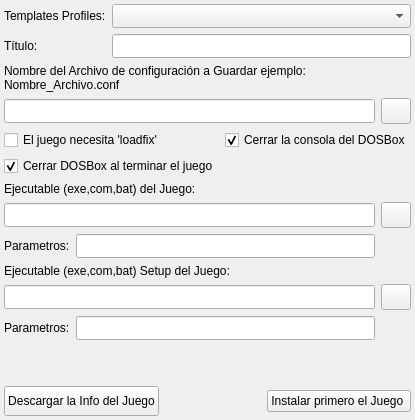
     <widget class="QWidget" name="page_1">
      <layout class="QVBoxLayout" name="verticalLayout">
       <property name="margin">
        <number>4</number>
       </property>
       <item>
        <layout class="QGridLayout" name="gridLayout">
         <item row="0" column="0">
          <widget class="QLabel" name="lb_Dbx_0">
           <property name="text">
            <string>Templates Profiles:</string>
           </property>
          </widget>
         </item>
         <item row="0" column="1">
          <widget class="QComboBox" name="cbxDbx_Profiles">
           <property name="minimumSize">
            <size>
             <width>0</width>
             <height>24</height>
            </size>
           </property>
          </widget>
         </item>
         <item row="1" column="0">
          <widget class="QLabel" name="lb_Dbx_1">
           <property name="text">
            <string>Título:</string>
           </property>
          </widget>
         </item>
         <item row="1" column="1">
          <widget class="QLineEdit" name="txtDatos_Titulo">
           <property name="minimumSize">
            <size>
             <width>0</width>
             <height>24</height>
            </size>
           </property>
          </widget>
         </item>
        </layout>
       </item>
       <item>
        <layout class="QGridLayout" name="gridLayout_2">
         <item row="0" column="0" colspan="2">
          <widget class="QLabel" name="lb_Dbx_2">
           <property name="text">
            <string>Nombre del Archivo de configuración a Guardar ejemplo: Nombre_Archivo.conf</string>
           </property>
           <property name="wordWrap">
            <bool>true</bool>
           </property>
          </widget>
         </item>
         <item row="1" column="0">
          <widget class="QLineEdit" name="txtDbx_path_conf">
           <property name="minimumSize">
            <size>
             <width>0</width>
             <height>24</height>
            </size>
           </property>
          </widget>
         </item>
         <item row="1" column="1">
          <widget class="QPushButton" name="btnDbx_FileConfg">
           <property name="minimumSize">
            <size>
             <width>30</width>
             <height>26</height>
            </size>
           </property>
           <property name="maximumSize">
            <size>
             <width>30</width>
             <height>26</height>
            </size>
           </property>
           <property name="text">
            <string/>
           </property>
           <property name="icon">
            <iconset resource="../res/grlida.qrc">
             <normaloff>:/img16/carpeta_1.png</normaloff>:/img16/carpeta_1.png</iconset>
           </property>
          </widget>
         </item>
        </layout>
       </item>
       <item>
        <layout class="QGridLayout" name="gridLayout_5">
         <item row="0" column="0">
          <widget class="QCheckBox" name="chkDbx_loadfix">
           <property name="text">
            <string>El juego necesita 'loadfix' </string>
           </property>
          </widget>
         </item>
         <item row="0" column="1">
          <widget class="QCheckBox" name="chkDbx_consola_dbox">
           <property name="text">
            <string>Cerrar la consola del DOSBox</string>
           </property>
           <property name="checked">
            <bool>true</bool>
           </property>
          </widget>
         </item>
         <item row="1" column="0">
          <widget class="QCheckBox" name="chkDbx_cerrar_dbox">
           <property name="text">
            <string>Cerrar DOSBox al terminar el juego</string>
           </property>
           <property name="checked">
            <bool>true</bool>
           </property>
          </widget>
         </item>
        </layout>
       </item>
       <item>
        <layout class="QGridLayout" name="gridLayout_4">
         <item row="0" column="0" colspan="2">
          <widget class="QLabel" name="lb_Dbx_3">
           <property name="text">
            <string>Ejecutable (exe,com,bat) del Juego:</string>
           </property>
           <property name="wordWrap">
            <bool>true</bool>
           </property>
          </widget>
         </item>
         <item row="1" column="0" colspan="2">
          <widget class="QLineEdit" name="txtDbx_path_exe">
           <property name="minimumSize">
            <size>
             <width>0</width>
             <height>24</height>
            </size>
           </property>
          </widget>
         </item>
         <item row="1" column="2">
          <widget class="QPushButton" name="btnDbx_ExeJuego">
           <property name="minimumSize">
            <size>
             <width>30</width>
             <height>26</height>
            </size>
           </property>
           <property name="maximumSize">
            <size>
             <width>30</width>
             <height>26</height>
            </size>
           </property>
           <property name="text">
            <string/>
           </property>
           <property name="icon">
            <iconset resource="../res/grlida.qrc">
             <normaloff>:/img16/carpeta_1.png</normaloff>:/img16/carpeta_1.png</iconset>
           </property>
          </widget>
         </item>
         <item row="2" column="0">
          <widget class="QLabel" name="lb_Dbx_4">
           <property name="text">
            <string>Parametros:</string>
           </property>
          </widget>
         </item>
         <item row="2" column="1">
          <widget class="QLineEdit" name="txtDbx_parametros_exe">
           <property name="minimumSize">
            <size>
             <width>0</width>
             <height>24</height>
            </size>
           </property>
          </widget>
         </item>
        </layout>
       </item>
       <item>
        <layout class="QGridLayout" name="gridLayout_3">
         <item row="1" column="0" colspan="2">
          <widget class="QLineEdit" name="txtDbx_path_setup">
           <property name="minimumSize">
            <size>
             <width>0</width>
             <height>24</height>
            </size>
           </property>
          </widget>
         </item>
         <item row="1" column="2">
          <widget class="QPushButton" name="btnDbx_ExeSetup">
           <property name="minimumSize">
            <size>
             <width>30</width>
             <height>26</height>
            </size>
           </property>
           <property name="maximumSize">
            <size>
             <width>30</width>
             <height>26</height>
            </size>
           </property>
           <property name="text">
            <string/>
           </property>
           <property name="icon">
            <iconset resource="../res/grlida.qrc">
             <normaloff>:/img16/carpeta_1.png</normaloff>:/img16/carpeta_1.png</iconset>
           </property>
          </widget>
         </item>
         <item row="2" column="0">
          <widget class="QLabel" name="lb_Dbx_6">
           <property name="text">
            <string>Parametros:</string>
           </property>
          </widget>
         </item>
         <item row="2" column="1">
          <widget class="QLineEdit" name="txtDbx_parametros_setup">
           <property name="minimumSize">
            <size>
             <width>0</width>
             <height>24</height>
            </size>
           </property>
          </widget>
         </item>
         <item row="0" column="0" colspan="2">
          <widget class="QLabel" name="lb_Dbx_5">
           <property name="text">
            <string>Ejecutable (exe,com,bat) Setup del Juego:</string>
           </property>
           <property name="wordWrap">
            <bool>true</bool>
           </property>
          </widget>
         </item>
        </layout>
       </item>
       <item>
        <spacer name="verticalSpacer">
         <property name="orientation">
          <enum>Qt::Vertical</enum>
         </property>
         <property name="sizeHint" stdset="0">
          <size>
           <width>20</width>
           <height>40</height>
          </size>
         </property>
        </spacer>
       </item>
       <item>
        <layout class="QHBoxLayout" name="horizontalLayout_6">
         <item>
          <widget class="QPushButton" name="btnDescargarInfo">
           <property name="minimumSize">
            <size>
             <width>0</width>
             <height>30</height>
            </size>
           </property>
           <property name="text">
            <string>Descargar la Info del Juego</string>
           </property>
           <property name="icon">
            <iconset resource="../res/grlida.qrc">
             <normaloff>:/img16/go-down.png</normaloff>:/img16/go-down.png</iconset>
           </property>
          </widget>
         </item>
         <item>
          <spacer name="horizontalSpacer_5">
           <property name="orientation">
            <enum>Qt::Horizontal</enum>
           </property>
           <property name="sizeHint" stdset="0">
            <size>
             <width>40</width>
             <height>20</height>
            </size>
           </property>
          </spacer>
         </item>
         <item>
          <widget class="QPushButton" name="btnInstalarJuego">
           <property name="text">
            <string>Instalar primero el Juego </string>
           </property>
           <property name="icon">
            <iconset resource="../res/grlida.qrc">
             <normaloff>:/img16/ejecutar_app_setup.png</normaloff>:/img16/ejecutar_app_setup.png</iconset>
           </property>
          </widget>
         </item>
        </layout>
       </item>
      </layout>
     </widget>
